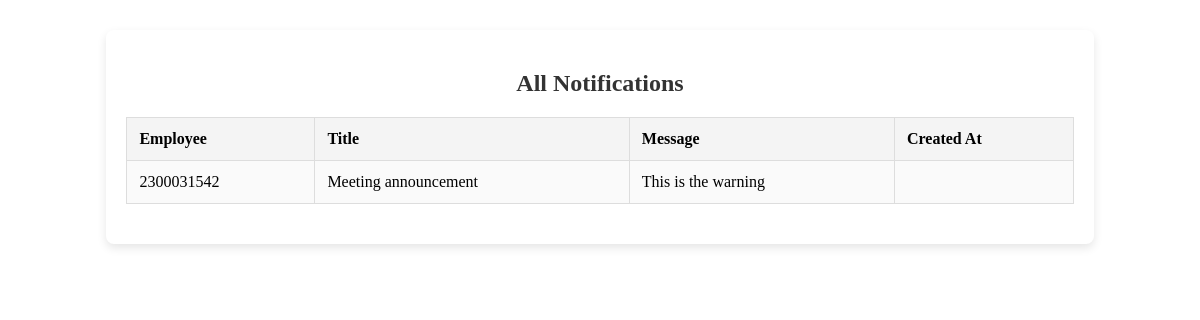
Page /employeeapp/notifications/ (signed in) on the committed database.
### adminapp/models.py (models this page shows, shortened)
class Notification(models.Model):
    title = models.CharField(max_length=255)
    message = models.TextField()
    employee = models.ForeignKey(User, on_delete=models.CASCADE, related_name='notifications')

### employeeapp/views.py (the view)
# urls.py: path('notifications/', views.notifications, name='notifications'),
@login_required
def notifications(request):
    notifications = Notification.objects.filter(employee=request.user)
    return render(request, 'employeeapp/notifications.html', {'notifications': notifications})

### templates/employeeapp/notifications.html (shortened to what this page needs)
{% block content %}
  <div class="container">
    <h2 class="page-title">All Notifications</h2>
    <table class="notification-table">
      <thead>
        <tr>
          <th>Employee</th>
          <th>Title</th>
          <th>Message</th>
          <th>Created At</th>
        </tr>
      </thead>
      <tbody>
        {% for notification in notifications %}
          <tr>
            <td>{{ notification.employee.username }}</td>
            <td>{{ notification.title }}</td>
            <td>{{ notification.message }}</td>
            <td>{{ notification.created_at }}</td>
          </tr>
        {% empty %}
          <tr>
            <td colspan="4" class="no-data">No notifications available.</td>
          </tr>
        {% endfor %}
      </tbody>
    </table>
  </div>
{% endblock %}

### templates/employeeapp/notifications.html (style rules this page uses)
.container { width: 80%; margin: 30px auto; padding: 20px; background-color: #fff; box-shadow: 0 4px 10px rgba(0, 0, 0, 0.1); border-radius: 8px; }
.page-title { text-align: center; color: #333; margin-bottom: 20px; }
.notification-table { width: 100%; border-collapse: collapse; margin: 20px 0; }
.notification-table th, .notification-table td { padding: 12px; text-align: left; border: 1px solid #ddd; }
.notification-table th { background-color: #f4f4f4; font-weight: bold; }
.notification-table td { background-color: #fafafa; }

### rows in the picture
Notification: employee.username "2300031542", title "Meeting announcement", message "This is the warning"
